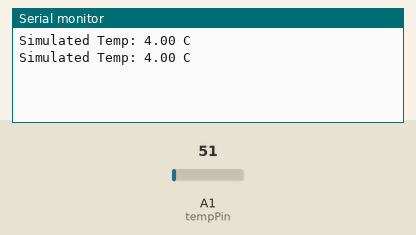
Simulated run of this sketch. Board: Arduino Uno, built with avr-gcc and run on an emulated ATmega328P. On the bench: the last lines printed to the serial monitor. The test bench sets the inputs (shaded band); at power-on: A1 (tempPin) = 51.

Above: at 1.8 s.
1.9 s: A1 (tempPin) set to 61
At 2.4 s:
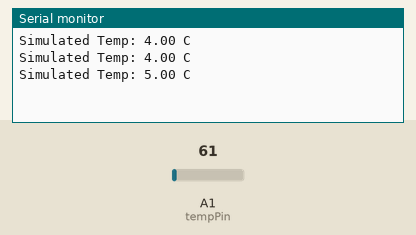
3.4 s: A1 (tempPin) set to 71
At 4.8 s:
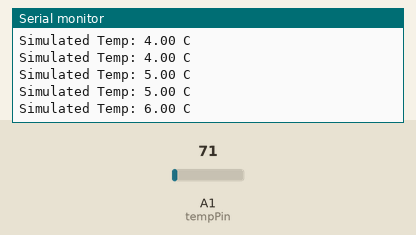
Timing chart, 0 to 6.4 s (numbered marks = the images above; inputs shaded):
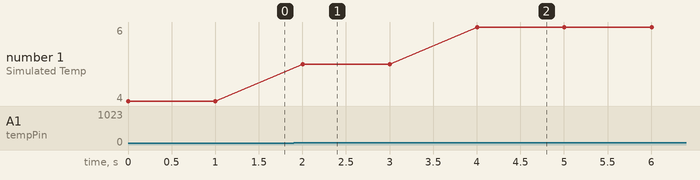

The sketch:

Experiment_10.ino
```cpp
int tempPin = A1;
int value;
float temperature;

void setup() {
  Serial.begin(9600);
}

void loop() {
  value = analogRead(tempPin);

// Map the 0-1023 sensor range to a 0-100 degree temperature scale.
  temperature = map(value, 0, 1023, 0, 100);

  Serial.print("Simulated Temp: ");
  Serial.print(temperature);
  Serial.println(" C");

  delay(1000);
}
```

Measured:
- after the input at 1.9 s, the serial monitor: prints a new line after 0.10 s (image 1)
- after the input at 3.4 s, the serial monitor: prints a new line after 0.60 s (image 2)
- plotted number 1: 4 → 5 after the input at 1.9 s, 5 → 6 after the input at 3.4 s
